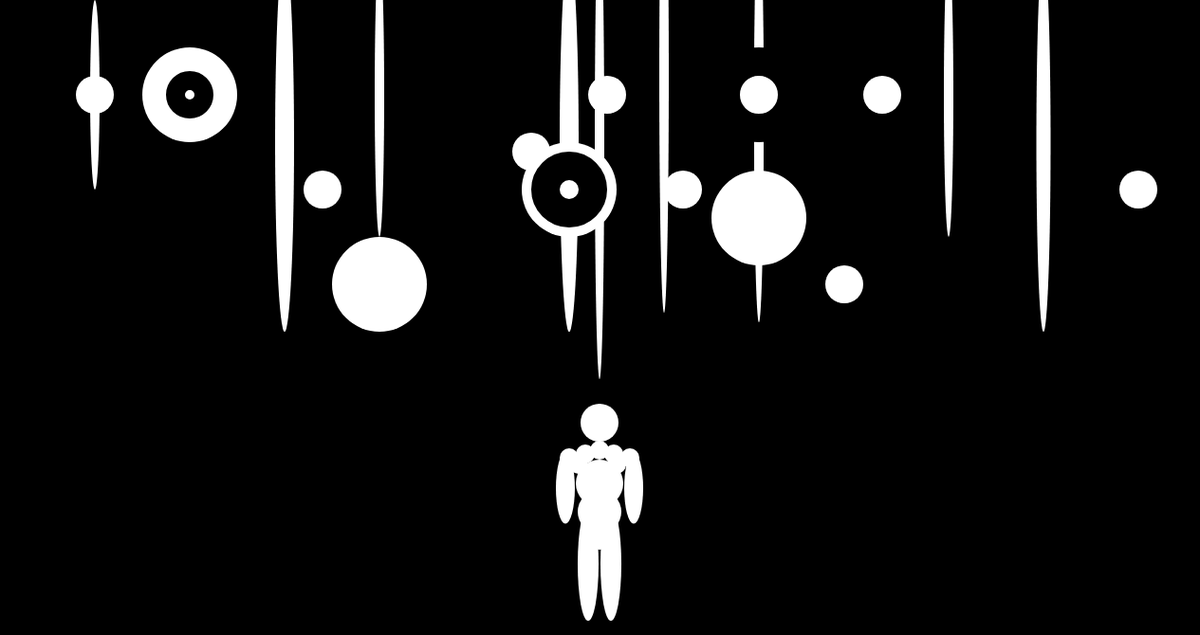
Frame 1 (no input)
Frame 60 (no input): identical to frame 1, image omitted
Frame 120 (the mouse pressed at the canvas centre since frame 60): identical to frame 1, image omitted

The p5.js sketch that drew this single still picture (run headless with seeded random() and noise() and a simulated clock; from frame 60 on, the mouse is pressed at the canvas centre):

// p5.js sketch
// ── sketch.js
function setup(){
    createCanvas(1265,670);
background(0);
//fill(255);
strokeWeight(10);
noStroke();
ellipse(632,446,40,40); /**head */
ellipse(632,475,20,20); /**neck */
ellipse(632,510,50,50); /**chest */
ellipse(632,540,46,46);
ellipse(617,479,20,20); /**shoulders */
ellipse(647,479,20,20);
ellipse(664,483,20,20);
ellipse(600,483,20,20);
ellipse(610,490,20,20);
ellipse(650,490,20,20);
ellipse(596,515,20,75); /**arms */
ellipse(668,515,20,75);
ellipse(632,565,30,30); /**legs*/
ellipse(620,595,22,120);
ellipse(644,595,22,120);
ellipse(200,100,100,100);/**cloud */
ellipse(600,200,100,100);
ellipse(800,230,100,100);
ellipse(400,300,100,100);
ellipse(632,150,10,500);
ellipse(600,100,10,500);
ellipse(700,80,10,500);
ellipse(800,100,10,400);
ellipse(800,140,10,400);
ellipse(400,100,10,300);
ellipse(100,100,10,200);
ellipse(1000,100,10,300);
ellipse(300,150,20,400);
ellipse(600,150,20,400);
ellipse(1100,150,15,400);
ellipse(100,100,40,40)
ellipse(340,200,40,40)
ellipse(560,160,40,40)
ellipse(720,200,40,40)
ellipse(640,100,40,40)
ellipse(890,300,40,40)
ellipse(930,100,40,40)
ellipse(1200,200,40,40)
strokeWeight (30) /**BLACK CIRCLES */
stroke(0)
ellipse(600,200,50,50);
ellipse(800,100,70,70);
strokeWeight (20)
stroke(0)
ellipse(200,100,30,30);
}
function draw(){

}
